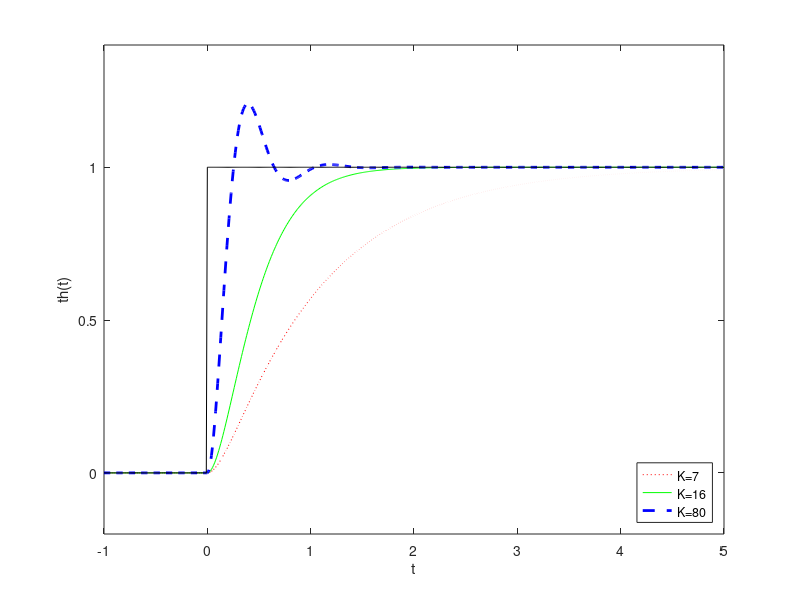

MATLAB code to generate this figure: (Note: this script raises an error after producing the figure.)
tv = -1:0.01:5;
sig7 = (1 - 7/6*exp(-tv) + 1/6*exp(-7*tv)).*(tv>=0);
sig16 = (1-(1+4*tv).*exp(-4*tv)).*(tv>=0);
sig80 = (1 - sqrt(5)/2*exp(-4*tv).*cos(8*tv+atan(-1/2))).*(tv>=0);

fh = figure;
ph = plot(tv, sig7, 'r:', tv, sig16, 'g-', tv, sig80, 'b--', 'LineWidth', 2);
hold on;  plot(tv, tv>=0, 'k-');  hold off;
xlabel('t');  ylabel('th(t)');
legend('K=7','K=16','K=80','Location','southeast');
axis([-1 5 -0.2 1.4]);

exportfig(gcf,'stepresp2control.eps','width',12,'height',6.0,'fontmode','fixed', 'fontsize',8,'Color','cmyk');
%close(fh);